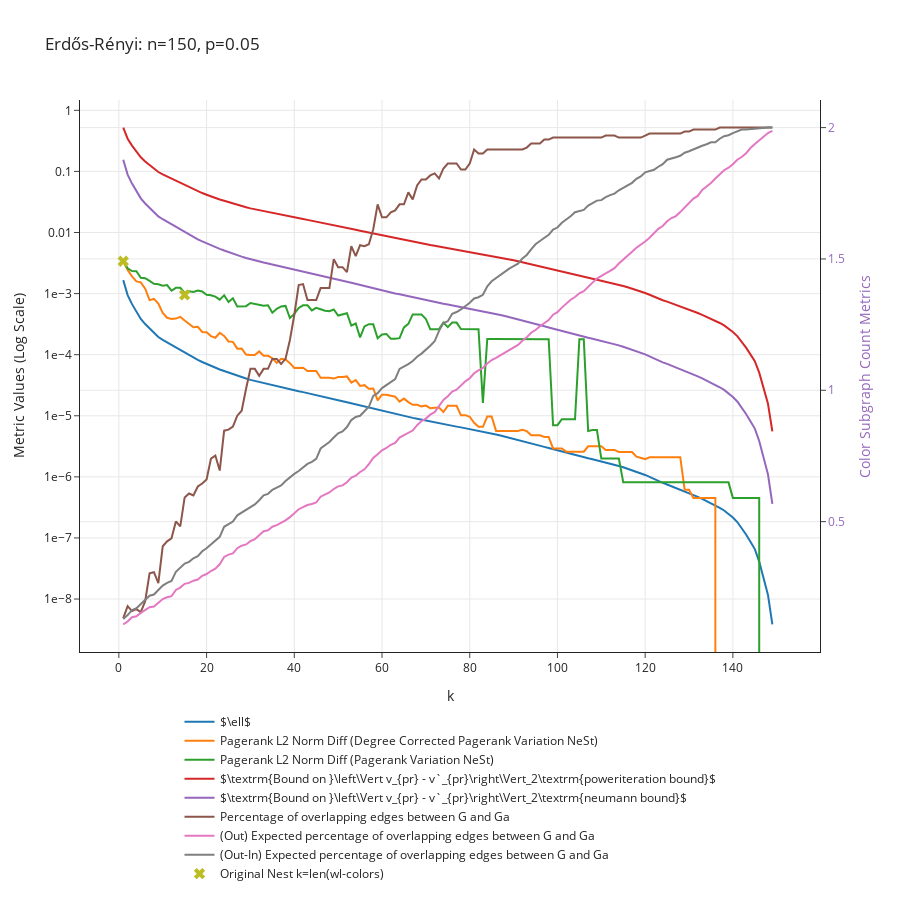

The code cell stored with this chart in its notebook:
### Markdown cell above
# Erdos Renyis

### Code cell
p = 0.05
n = 150
G = nx.erdos_renyi_graph(n, p)
data_dict = get_convergence_data_of_nest(G, min_cluster_size = 1, max_k = 150)
plot_convergence_data(data_dict, f"Erdős-Rényi: n={n}, p={p}")

### Figure 1 — Plotly figure (JSON) as saved in the notebook; plotly's stock layout.template omitted (floating-point values rounded to 4 significant figures; data arrays with more than 128 entries replaced by an {"elided": "..."} marker saying what was removed)
{"data": [{"mode": "lines", "name": "$\\ell$", "type": "scatter", "x": {"elided": "149 int values"}, "y": {"elided": "149 float values"}}, {"mode": "lines", "name": "Pagerank L2 Norm Diff (Degree Corrected Pagerank Variation NeSt)", "type": "scatter", "x": {"elided": "149 int values"}, "y": {"elided": "149 float values"}}, {"mode": "lines", "name": "Pagerank L2 Norm Diff (Pagerank Variation NeSt)", "type": "scatter", "x": {"elided": "149 int values"}, "y": {"elided": "149 float values"}}, {"mode": "lines", "name": "$\\textrm{Bound on }\\left\\Vert v_{pr} - v`_{pr}\\right\\Vert_2\\textrm{poweriteration bound}$", "type": "scatter", "x": {"elided": "149 int values"}, "y": {"elided": "149 float values"}}, {"mode": "lines", "name": "$\\textrm{Bound on }\\left\\Vert v_{pr} - v`_{pr}\\right\\Vert_2\\textrm{neumann bound}$", "type": "scatter", "x": {"elided": "149 int values"}, "y": {"elided": "149 float values"}}, {"mode": "lines", "name": "Percentage of overlapping edges between G and Ga", "type": "scatter", "x": {"elided": "149 int values"}, "y": {"elided": "149 float values"}, "yaxis": "y2"}, {"mode": "lines", "name": "(Out) Expected percentage of overlapping edges between G and Ga", "type": "scatter", "x": {"elided": "149 int values"}, "y": {"elided": "149 float values"}, "yaxis": "y2"}, {"mode": "lines", "name": "(Out-In) Expected percentage of overlapping edges between G and Ga ", "type": "scatter", "x": {"elided": "149 int values"}, "y": {"elided": "149 float values"}, "yaxis": "y2"}, {"marker": {"size": 10, "symbol": "x"}, "mode": "markers", "name": "Original Nest k=len(wl-colors)", "type": "scatter", "x": [1, 15, 149, 150], "y": [0.003387, 0.0009514, 0, 0]}], "layout": {"height": 900, "hovermode": "closest", "legend": {"orientation": "h", "x": 0.5, "xanchor": "center", "y": -0.1, "yanchor": "top"}, "title": {"text": "Erdős-Rényi: n=150, p=0.05"}, "xaxis": {"title": {"text": "k"}}, "yaxis": {"exponentformat": "e", "title": {"text": "Metric Values (Log Scale)"}, "type": "log"}, "yaxis2": {"overlaying": "y", "side": "right", "tickfont": {"color": "rgba(148, 103, 189, 1)"}, "title": {"font": {"color": "rgba(148, 103, 189, 1)"}, "text": "Color Subgraph Count Metrics"}, "type": "linear"}}}
